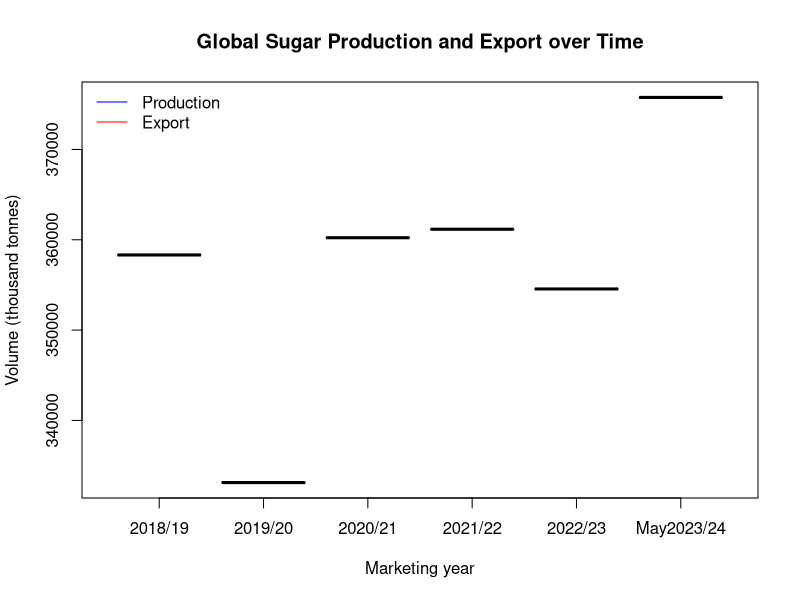

Write R code to recreate this figure.
## Loading required library
library(tidyverse)

##importing data
df_raw <- read_csv("combined_df .csv")
names(df_raw)
summary(df_raw)
head(df_raw)

## Cleaning and numeric conversion
year_cols <- c("2018/19", "2019/20", "2020/21",
              "2021/22", "2022/23", "May2023/24")
df_clean <- df_raw |>
                mutate(
                  across(
                    all_of(year_cols),
                    ~ as.numeric(gsub(",", "", .x))
                  )
                )       
summary(df_clean[, year_cols])

##filter to production and import only
df_pe <- df_clean |>
  filter(Action %in% c("production", "export"))
##building global total per year
df_long <- df_pe |>
  pivot_longer(
    cols      = all_of(year_cols),
    names_to  = "Year",
    values_to = "Volume"
  )
##aggregate to global totals by Action and Years
df_global <- df_long |>
  group_by(Action, Year) |>
  summarise(
    TotalVolume = sum(Volume, na.rm = TRUE),
    .groups     = "drop"
  )
## one row per Year, columns for production and export
df_research <- df_global |>
  pivot_wider(
    names_from  = Action,
    values_from = TotalVolume
  ) |>
##ordering years correctly
 mutate(
    Year = factor(Year, levels = year_cols)
  )
## Inspecting final research sub‑dataset
df_research
summary(df_research)
## visualization
plot(df_research$Year, df_research$production,
     type = "b",
     col  = "blue",
     xlab = "Marketing year",
     ylab = "Volume (thousand tonnes)",
     main = "Global Sugar Production and Export over Time")

lines(df_research$Year, df_research$export,
      type = "b",
      col  = "red")

legend("topleft",
       legend = c("Production", "Export"),
       col    = c("blue", "red"),
       lty    = 1,
       bty    = "n")
         
         
